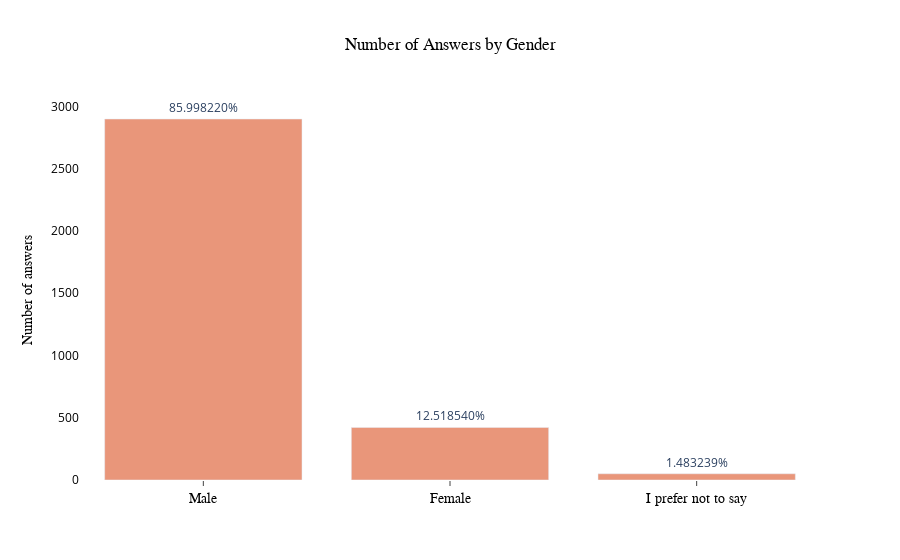

Notebook source saved alongside this figure:
### Markdown cell above
As you can see, there is a higher number on answers from people with ages between 25 and 35 years old.



Next, we will look at the <b>number of people who answered the survey by gender.</b>

### Code cell
# plot the distribution by gender
gender = pd.DataFrame(df.Gender.value_counts())
gender.reset_index(inplace=True)
gender.rename(columns={'Gender':'Number_of_people', 'index':'Gender'}, inplace=True)
gender['Percentage'] = gender['Number_of_people']/gender['Number_of_people'].sum()

fig = go.Figure()

fig.add_trace(go.Bar(x=gender.Gender, y=gender.Number_of_people, text=gender.Percentage, marker_color='rgb(233,150,122)'))

fig.update_layout(xaxis=dict(
    showline=False,
    showgrid=False,
    showticklabels=True,
    ticks='outside',
    tickfont=dict(
        family='Arial',
        size=14,
        color='black',
        ),
    ),
    yaxis=dict(
        title=dict(
            text='Number of answers',
            font=dict(
                family='Arial',
                size=14,
                color='black')),
        color='black'),
    title=dict(
        text='Number of Answers by Gender',
        font=dict(
            family='Arial',
            color='black'),
        x=0.5),
    plot_bgcolor='white')

fig.update_traces(texttemplate='%{text:%}', textposition='outside')
fig.update_layout(uniformtext=dict(
    minsize=12), uniformtext_mode='hide')

### Figure 1 — Plotly figure (JSON) as saved in the notebook; plotly's stock layout.template omitted (floating-point values rounded to 4 significant figures)
{"data": [{"marker": {"color": "rgb(233,150,122)"}, "text": [0.86, 0.1252, 0.01483], "textposition": "outside", "texttemplate": "%{text:%}", "type": "bar", "x": ["Male", "Female", "I prefer not to say"], "y": [2899, 422, 50]}], "layout": {"plot_bgcolor": "white", "title": {"font": {"color": "black", "family": "Arial"}, "text": "Number of Answers by Gender", "x": 0.5}, "uniformtext": {"minsize": 12, "mode": "hide"}, "xaxis": {"showgrid": false, "showline": false, "showticklabels": true, "tickfont": {"color": "black", "family": "Arial", "size": 14}, "ticks": "outside"}, "yaxis": {"color": "black", "title": {"font": {"color": "black", "family": "Arial", "size": 14}, "text": "Number of answers"}}}}
